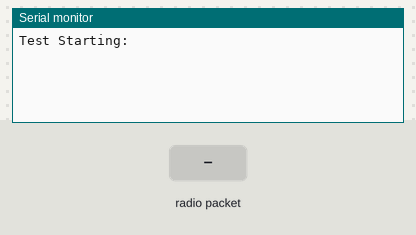
Simulated run of this sketch. Board: Arduino Uno, built with avr-gcc and run on an emulated ATmega328P. On the bench: the last lines printed to the serial monitor. Inputs (shaded band) come from the test bench. No radio packets arrive unless stated.

Above: at 1.2 s.
1.3 s: radio packet "1" arrives
At 2.2 s:
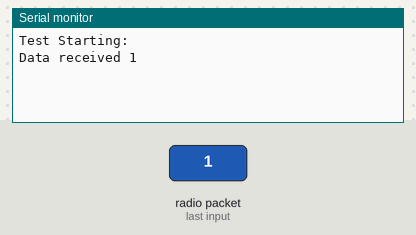
2.8 s: radio packet "0" arrives
At 3.3 s:
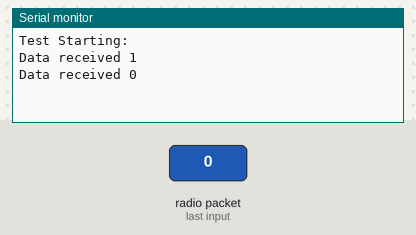
4.3 s: radio packet "2" arrives
At 5.7 s:
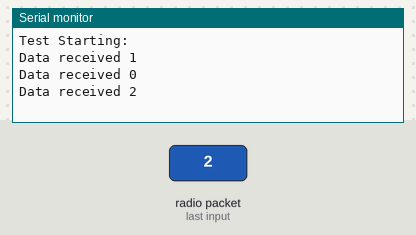

The sketch:

test_nRF24l01_a_to_a_reciever.ino
```cpp
// SimpleRx - the slave or the receiver

#include <SPI.h>
#include <nRF24L01.h>
#include <RF24.h>

#define CE_PIN   10
#define CSN_PIN  9

const byte thisSlaveAddress[5] = {'1','S','N','S','R'};

/* addres can also be declare as so:
 * const byte thisSlaveAddress[6] = "RxAAA"
 * Following the rules of strings in C++ a \0 character is added at the end.
 */


RF24 radio(CE_PIN, CSN_PIN);

char dataReceived[32]; // this must match dataToSend in the TX
bool newData = false;
bool connectedToAntena = false;
//===========

void setup() {

    Serial.begin(9600);
    Serial.println("Test Starting:");
    radio.begin();
    radio.setDataRate( RF24_250KBPS );
    radio.setPALevel(RF24_PA_MAX);
    //radio.setChannel(100);
    radio.openReadingPipe(1, thisSlaveAddress);
    radio.startListening();
}

//=============

void loop() {
  connectedToAntena=radio.isChipConnected();
  if(connectedToAntena){
    getData();
    showData();
  }
  else{
    Serial.println("antena seems to be in trouble, check the connection.");
    delay(2000);
  }
}

//==============

void getData() {
    if ( radio.available() ) {
        radio.read( &dataReceived, sizeof(dataReceived) );
        newData = true;
    }
}

void showData() {
    if (newData == true) {
        Serial.print("Data received ");
        Serial.println(dataReceived);
        newData = false;
    }
}
```

Measured:
- after the input at 1.3 s, the serial monitor: prints a new line at once (image 1)
- after the input at 2.8 s, the serial monitor: prints a new line at once (image 2)
- after the input at 4.3 s, the serial monitor: prints a new line at once (image 3)
